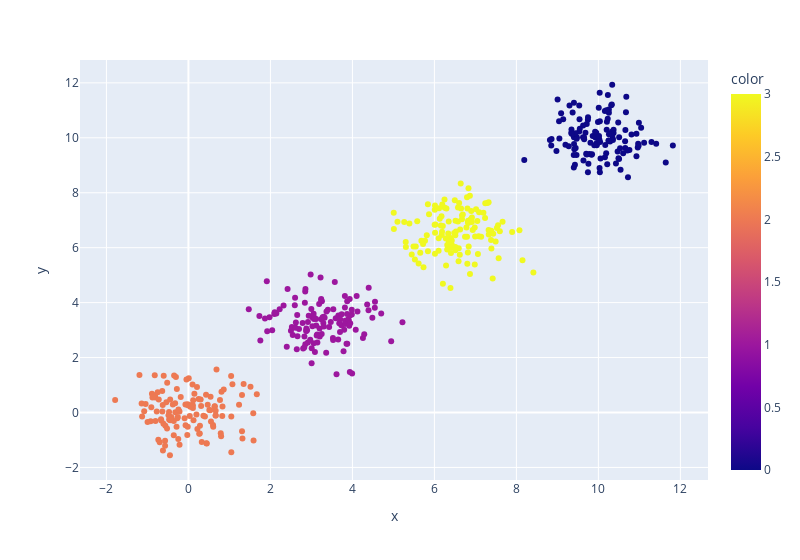

The cell this chart's notebook holds for it:
### Code cell
fig = px.scatter(x=X[:, 0], y=X[:, 1], color=labels['label_k4'])
fig.update_layout(width=800)
fig.show()

### Figure 1 — Plotly figure (JSON) as saved in the notebook; plotly's stock layout.template omitted (floating-point values rounded to 4 significant figures; data arrays with more than 128 entries replaced by an {"elided": "..."} marker saying what was removed)
{"data": [{"hovertemplate": "x=%{x}<br>y=%{y}<br>color=%{marker.color}<extra></extra>", "legendgroup": "", "marker": {"color": {"elided": "500 int values"}, "coloraxis": "coloraxis", "symbol": "circle"}, "mode": "markers", "name": "", "showlegend": false, "type": "scatter", "x": {"elided": "500 float values"}, "xaxis": "x", "y": {"elided": "500 float values"}, "yaxis": "y"}], "layout": {"coloraxis": {"colorbar": {"title": {"text": "color"}}, "colorscale": [[0, "#0d0887"], [0.1111, "#46039f"], [0.2222, "#7201a8"], [0.3333, "#9c179e"], [0.4444, "#bd3786"], [0.5556, "#d8576b"], [0.6667, "#ed7953"], [0.7778, "#fb9f3a"], [0.8889, "#fdca26"], [1, "#f0f921"]]}, "legend": {"tracegroupgap": 0}, "margin": {"t": 60}, "width": 800, "xaxis": {"anchor": "y", "domain": [0, 1], "title": {"text": "x"}}, "yaxis": {"anchor": "x", "domain": [0, 1], "title": {"text": "y"}}}}
